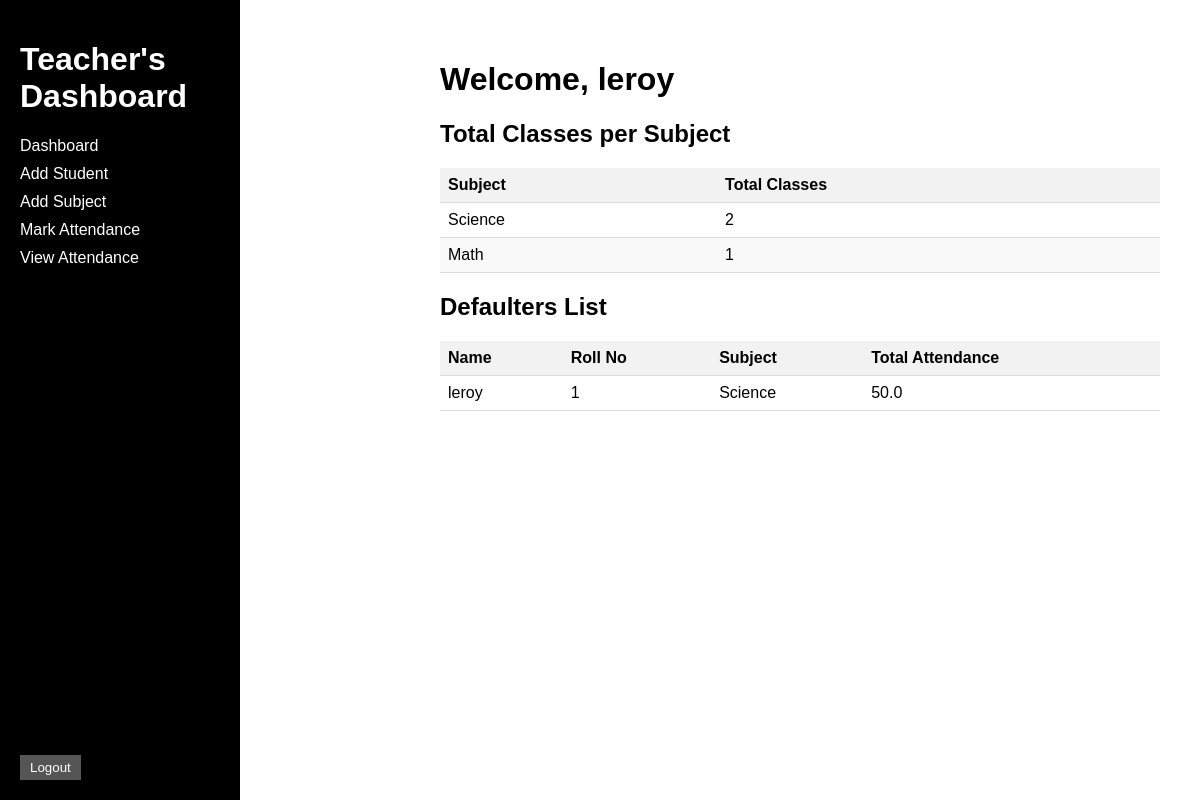
The page / (signed in) on the database as committed earlier.
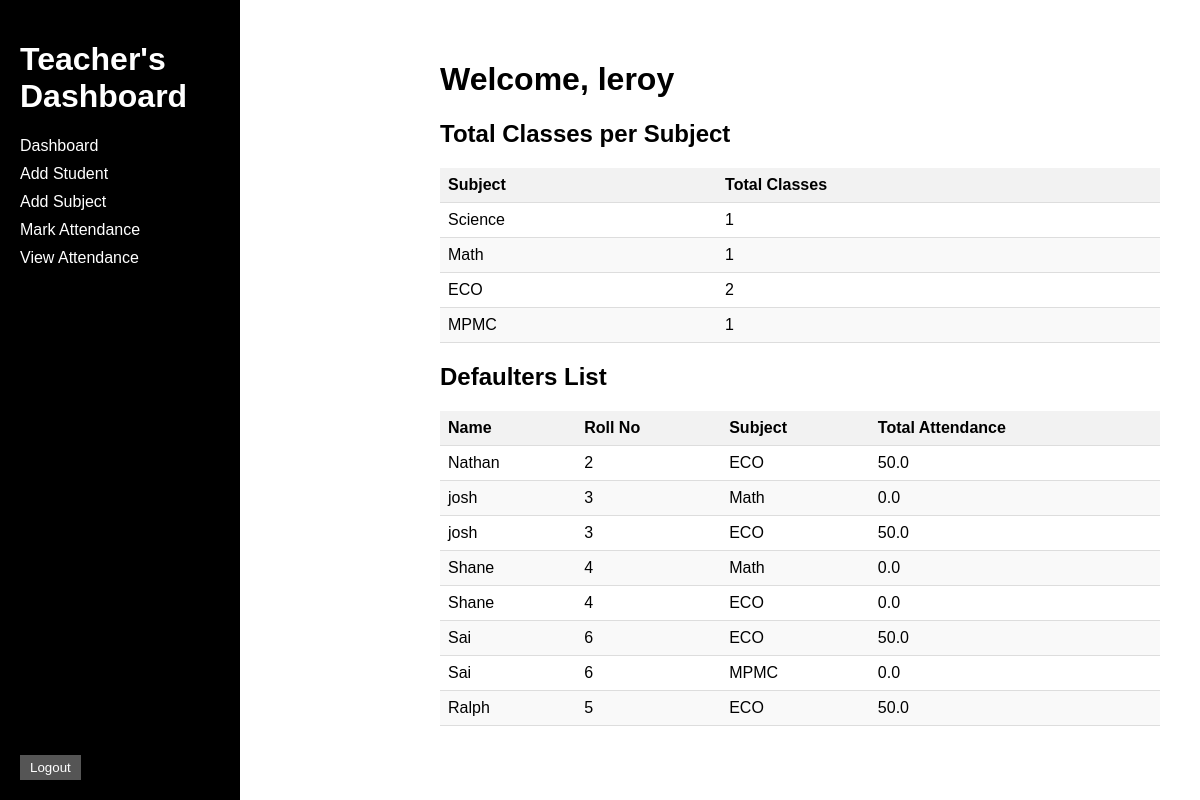
The same page on the database as committed later.
### tables this page shows
CREATE TABLE students (
                id INTEGER PRIMARY KEY AUTOINCREMENT,
                name TEXT NOT NULL,
                roll_no INTEGER UNIQUE NOT NULL
            );

CREATE TABLE subjects (
                id INTEGER PRIMARY KEY AUTOINCREMENT,
                name TEXT NOT NULL UNIQUE
            );

### app.py (the view)
@app.route('/')
def home():
    if 'username' not in session:
        return redirect(url_for('login'))
    c.execute("SELECT subjects.name, COUNT(DISTINCT attendance.date) as total_classes FROM subjects LEFT JOIN attendance ON subjects.id = attendance.subject_id GROUP BY subjects.id")
    subject_data = c.fetchall()
    c.execute("SELECT students.name, students.roll_no, subjects.name, (SUM(CASE WHEN attendance.status = 'Present' THEN 1 ELSE 0 END) * 100.0 / COUNT(attendance.id)) as attendance_percentage FROM students INNER JOIN attendance ON students.id = attendance.student_id INNER JOIN subjects ON subjects.id = attendance.subject_id GROUP BY students.id, subjects.id HAVING attendance_percentage < 75")
    defaulters_data = c.fetchall()
    return render_template('index.html', subject_data=subject_data, defaulters_data=defaulters_data)

### templates/index.html (shortened to what this page needs)
{% extends 'base.html' %}
{% block content %}
    <div class="content">
        <h1>Welcome, {{ session['username'] }}</h1>
        <h2>Total Classes per Subject</h2>
        <table class="subject-table">
            <thead>
                <tr>
                    <th>Subject</th>
                    <th>Total Classes</th>
                </tr>
            </thead>
            <tbody>
                {% for subject in subject_data %}
                    <tr>
                        <td>{{ subject[0] }}</td>
                        <td>{{ subject[1] }}</td>
                    </tr>
                {% endfor %}
            </tbody>
        </table>
        <h2>Defaulters List</h2>
        {% if defaulters_data %}
            <table class="defaulters-table">
                <thead>
                    <tr>
                        <th>Name</th>
                        <th>Roll No</th>
                        <th>Subject</th>
                        <th>Total Attendance</th>
                    </tr>
                </thead>
                <tbody>
                    {% for defaulter in defaulters_data %}
                        <tr>
                            <td>{{ defaulter[0] }}</td>
                            <td>{{ defaulter[1] }}</td>
                            <td>{{ defaulter[2] }}</td>
                            <td>{{ defaulter[3] }}</td>
                        </tr>
                    {% endfor %}
                </tbody>
            </table>
        {% else %}
            <p>No defaulters found.</p>
        {% endif %}
    </div>
{% endblock %}

Rows that differ between the two databases and show on the page:
no longer on this page (row unchanged): students: username "leroy", name "leroy", roll_no "1", name "Science", defaulter "50.0"
computed for subjects "Science": id "2" → "1"
added subjects: name "ECO", subject "2"
added subjects: name "MPMC", subject "1"
now on this page (row unchanged): students: name "Nathan", roll_no "2", name "ECO", defaulter "50.0"
added students: name "josh", roll_no "3", name "Math", defaulter "0.0", name "ECO", defaulter "50.0"
added students: name "Shane", roll_no "4", name "Math", defaulter "0.0", name "ECO"
added students: name "Sai", roll_no "6", name "ECO", defaulter "50.0", name "MPMC", defaulter "0.0"
added students: name "Ralph", roll_no "5", name "ECO", defaulter "50.0"
Other text that changed with them:
{{ session['username'] }}: (not shown) → "leroy"
